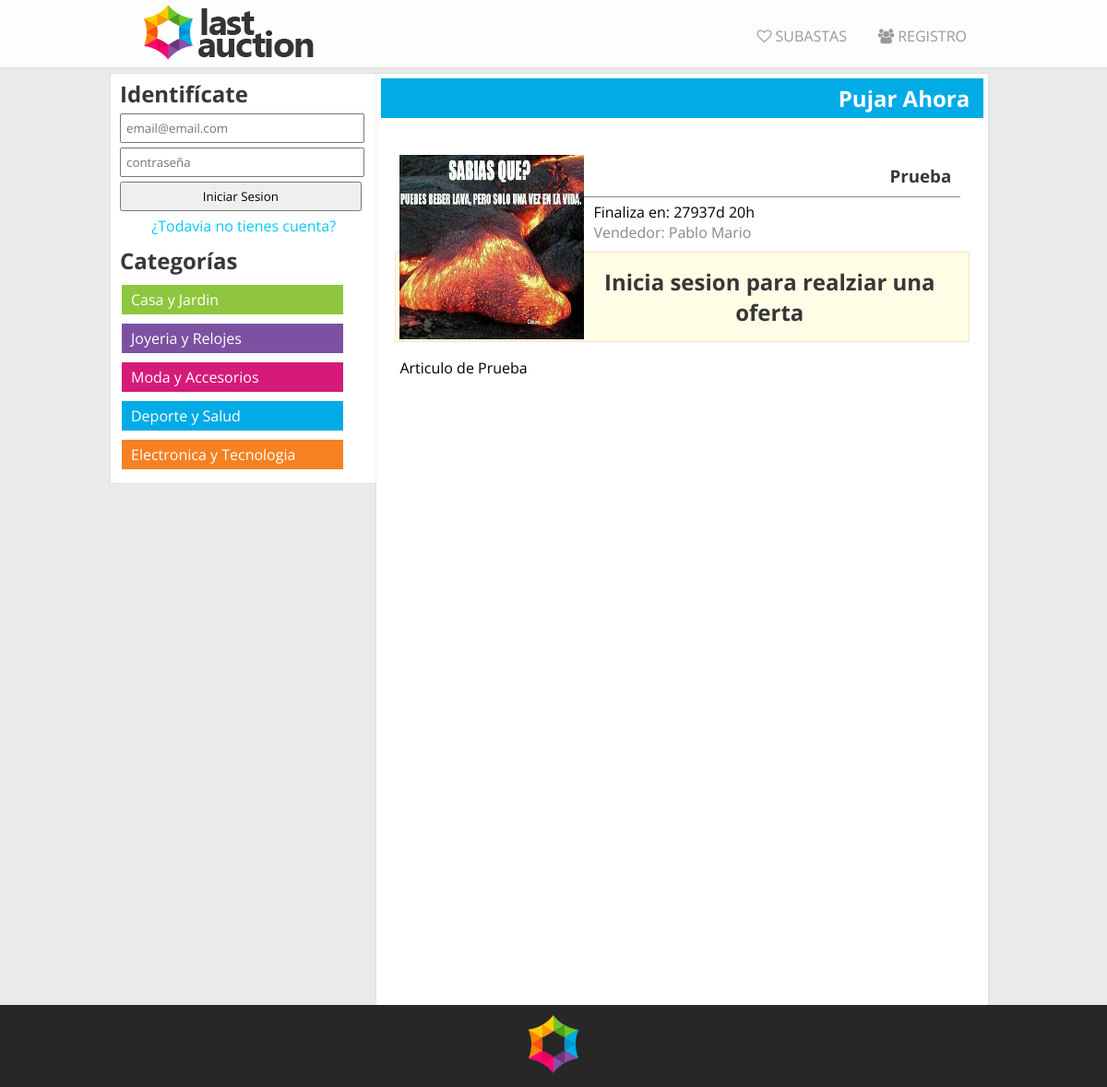
Screenshot of /solo.php?p=10 with the database file from the repository.
### tables this page shows
CREATE TABLE IF NOT EXISTS `productos` (
  `id` int(10) unsigned NOT NULL AUTO_INCREMENT,
  `titulo` varchar(45) NOT NULL,
  `descripcion` varchar(300) NOT NULL,
  `preciominimo` int(10) unsigned NOT NULL,
  `categoria` int(1) unsigned NOT NULL,
  `fechainicial` int(10) unsigned NOT NULL,
  `fechafin` int(10) unsigned NOT NULL,
  `estado` int(1) unsigned NOT NULL,
  `usuario` int(10) unsigned NOT NULL,
  PRIMARY KEY (`id`)
);

CREATE TABLE IF NOT EXISTS `imagenes` (
  `id` int(10) unsigned NOT NULL AUTO_INCREMENT,
  `producto` int(10) unsigned NOT NULL,
  `imagen` varchar(100) NOT NULL,
  PRIMARY KEY (`id`)
);

CREATE TABLE IF NOT EXISTS `usuarios` (
  `id` int(10) unsigned NOT NULL AUTO_INCREMENT,
  `email` varchar(60) NOT NULL,
  `nombre` varchar(45) NOT NULL,
  `direccion` varchar(100) NOT NULL,
  `contrasena` varchar(100) NOT NULL,
  PRIMARY KEY (`id`)
);

### php/funciones.php (the view, shortened to what this page needs)
<?php
	function seg2tiempo($segundos){
	    $tiempo=$segundos;
	    $tiempo=abs($tiempo);
	    $dias=floor($tiempo/86400);
	    $tiempo=$tiempo-$dias*86400;
	    $horas=floor($tiempo/3600);
	    return "<span>Finaliza en: ".$dias."d ".$horas."h</span>";
	}
	function menuNoLogeado(){
		echo '<a href="'.URL_LOCAL.'index.php"><img id="logotipo" src="img/logomini.png" alt="last auction"></a>';
		echo '<ul>';
			echo '<a href="'.URL_LOCAL.'subastas.php"><li><i class="fa fa-heart-o"></i> Subastas</li></a>';
			echo '<a href="'.URL_LOCAL.'registro.php"><li><i class="fa fa-users "></i> registro</li></a>';
		echo '</ul>';
	}
	function listarProducto($idProducto, $estado){
		$conexion = conexion();
		$sql ='select a.id, a.titulo, a.descripcion, a.fechafin, c.nombre,  b.imagen , a.preciominimo ';
		$sql.='from productos a, imagenes b, usuarios c ';
		$sql.='where a.id = b.producto and a.usuario = c.id and a.id ='.$idProducto.'';
		if($resultado = $conexion->query($sql) ){
			if($row = $resultado->fetch_array()){
				echo '<article class="solo">';
				$urlImagen = substr($row[5], 1);
				echo '<img src='.$urlImagen.'>';
				echo '<div class="datosBasicos"> ';
				echo '<h3>'.$row[1].'</h3>';
				echo '<p>'.seg2tiempo($row[3]).'</p>';
				echo '<p class="vendedor"> Vendedor: '.$row[4].'</p>';
				echo '</div>';
				if($estado){
					echo '<form action="interna/pujar.php" method="POST">';
					echo '<input type="hidden" name="producto" value="'.$idProducto.'" > ';
					$sqlPrecio = 'select MAX(puja) from pujas where producto ='.$idProducto.';';
					if($resultadoPrecio = $conexion->query($sqlPrecio)){
						if($rowPrecio = $resultadoPrecio->fetch_array()){
							if($rowPrecio[0]!=null){
								echo '<input name="puja" type="number" min="'.($rowPrecio[0]+1).'" value="'.$rowPrecio[0].'">';
							}else{
								echo '<input name="puja" type="number" min="'.($row[6]+1).'" value="'.$row[6].'">';
							}
						}
					}
					echo '<input type="submit" value=" HACER OFERTA " class="boton">';
					echo '</form>';
				}else{
					echo '<div class="aviso"><h2>Inicia sesion para realziar una oferta</h2></div>';
				}
				echo '<p class="descripcion">'.$row[2].'</p>';
				echo '</article>';
			}else{
				echo "NOOOOO";
			}
		}else{
			echo "noooooo x 2";
		}
	}
?>

### css/estilo.css (style rules this page uses)
* { margin: 0px; padding: 0px; font-family: 'Open Sans', sans-serif; transition: .3s; }
body { background: #EAEAEA; }
.aviso { text-align: center; padding: 10px; margin: 5px; background: #FFFDE6; border: 1px solid #FDE1C4; }
.aviso h2 { font-style: inherit; background: none; color: #373737; text-align: center; }
h1, h2 ,h3 ,h4 ,h5 ,h6 { color: #373737; }
nav #logotipo { padding-left: 25px; }
nav ul { float: right; padding: 25px; }
nav ul li { list-style: none; display: inline; }
nav ul a { padding: 7px; color: #999; margin-left: 20px; text-decoration: none; text-transform: uppercase; }

### css/puja.css (style rules this page uses)
section h2 { padding: 5px 15px 5px 0px; text-align: right; background: #01abe6; color: #fff; }
article.solo { margin-top: 20px; padding: 10px; }
article.solo img { float: left; height: 200px; width: 200px; margin: 10px; }
article.solo .datosBasicos { margin: 10px; }
article.solo h3 { text-align: right; padding: 10px; margin: 5px; border-bottom: 1px solid #888; }
article.solo .datosBasicos .vendedor { color: #888; }
article.solo .descripcion { float: left; padding: 10px; width: 95%; margin: 0 auto; display: block; clear: both; }

### rows the page displays
productos: imagenes.imagen (picture), titulo "Prueba", fechafin "27937", usuarios.nombre "Pablo Mario", descripcion "Articulo de Prueba"

### other values shown
$horas "20"
